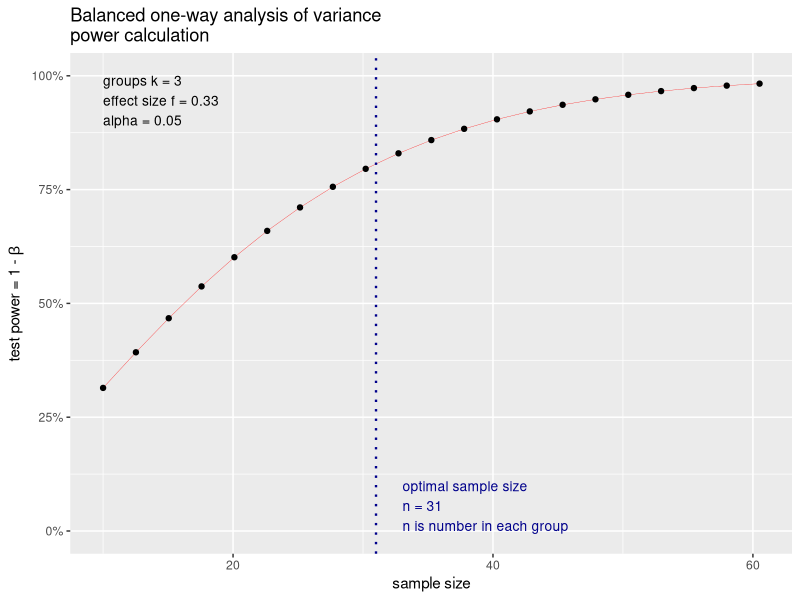

Generate this figure with R:
## ---- chunk 1
#| label: setup

# Instalar el paquete si no lo instalaste antes
if (!requireNamespace("pwr", quietly = TRUE)) install.packages("pwr")

# Cargar el paquete
library(pwr)
## ---- chunk 2
#| label: pwr-t-test05


pwr.t.test(d = 0.5, sig.level = 0.05, power = 0.80, type = "two.sample")

## ---- chunk 3
#| label: pwr-t-test2
#| eval: true

pwr.t.test(d = 0.5, sig.level = 0.05, n = 40, type = "two.sample")

## ---- chunk 4
#| label: pwr-t-test03


pwr.t.test(d = 0.3, sig.level = 0.05, power = 0.80, type = "two.sample")

## ---- chunk 5
#| label: calcular-f-cohen
#| eval: true

medias <- c(70, 75, 78)
sd_comun <- 10
k <- length(medias)

sigma_medias <- sqrt(sum((medias - mean(medias))^2) / k)
f <- sigma_medias / sd_comun
f

## ---- chunk 6
#| label: pwr-anova-test
#| eval: true

pwr.anova.test(k = 3, f = 0.33, power = 0.80, sig.level = 0.05)
## ---- chunk 7
#| label: plot-power-curve
#| eval: true

resultado <- pwr.anova.test(k = 3, f = 0.33, power = 0.80, sig.level = 0.05)
plot(resultado)
## ---- chunk 8
#| label: pwr-r-test
#| eval: true
pwr.r.test(r = 0.35, sig.level = 0.05, power = 0.80)
## ---- chunk 9
#| label: r2-a-f2
#| eval: true
R2 <- 0.20
f2 <- R2 / (1 - R2)
f2
## ---- chunk 10
#| label: pwr-f2-test
#| eval: true
pwr.f2.test(u = 2, f2 = 0.25, sig.level = 0.05, power = 0.80)
## ---- chunk 11
#| label: calcular-n-total-regresion
#| eval: true
n_total <- 38.68562 + 3 + 1
n_total
